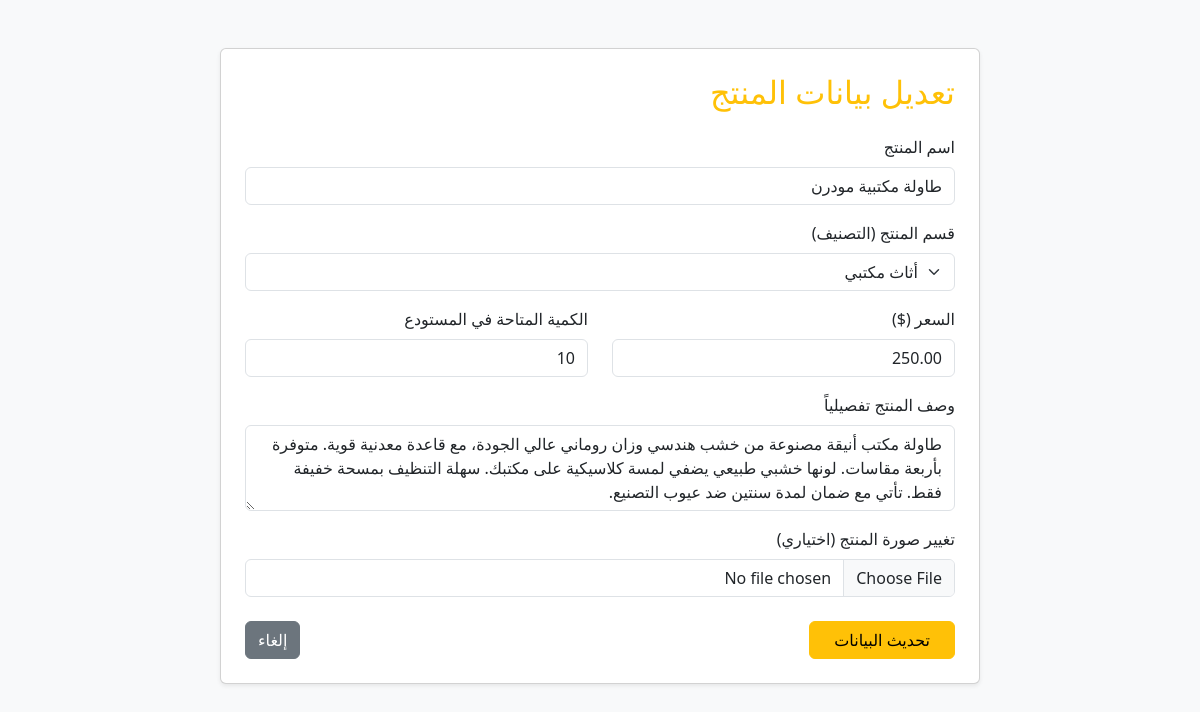
Screenshot of /edit_product.php?id=3 (signed in) with the database file from the repository.
### tables this page shows
CREATE TABLE `products` (
  `id` int(11) NOT NULL,
  `category_id` int(11) DEFAULT NULL,
  `name` varchar(150) NOT NULL,
  `description` text DEFAULT NULL,
  `price` decimal(10,2) NOT NULL,
  `stock_quantity` int(11) NOT NULL,
  `image_url` varchar(255) DEFAULT NULL,
  `image` varchar(255) DEFAULT NULL
);

CREATE TABLE `categories` (
  `id` int(11) NOT NULL,
  `name` varchar(100) NOT NULL,
  `description` text DEFAULT NULL
);

### edit_product.php (the view, shortened to what this page needs)
<?php
include 'config/db.php';
$id = isset($_GET['id']) ? intval($_GET['id']) : 0;
$product_res = $conn->query("SELECT * FROM products WHERE id = $id");
$product = $product_res->fetch_assoc();
$categories = $conn->query("SELECT * FROM categories");
?>
<!DOCTYPE html>
<html lang="ar" dir="rtl">
<head>
    <link href="https://cdn.jsdelivr.net/npm/bootstrap@5.3.0/dist/css/bootstrap.min.css" rel="stylesheet">
</head>
<body class="bg-light">
<div class="container mt-5">
    <div class="row justify-content-center">
        <div class="col-md-8 card p-4 shadow-sm">
            <h2 class="mb-4 text-warning">تعديل بيانات المنتج</h2>
            <form action="edit_product.php?id=<?php echo $id; ?>" method="POST" enctype="multipart/form-data">
                <div class="mb-3">
                    <label class="form-label">اسم المنتج</label>
                    <input type="text" name="name" class="form-control" value="<?php echo $product['name']; ?>" required>
                </div>
                <div class="mb-3">
                    <label class="form-label">قسم المنتج (التصنيف)</label>
                    <select name="category_id" class="form-select" required>
                        <?php while ($cat = $categories->fetch_assoc()): ?>
                            <option value="<?php echo $cat['id']; ?>" <?php echo $cat['id'] == $product['category_id'] ? 'selected' : ''; ?>>
                                <?php echo $cat['name']; ?>
                            </option>
                        <?php endwhile; ?>
                    </select>
                </div>
                <div class="row mb-3">
                    <div class="col-md-6">
                        <label class="form-label">السعر ($)</label>
                        <input type="number" step="0.01" name="price" class="form-control" value="<?php echo $product['price']; ?>" required>
                    </div>
                    <div class="col-md-6">
                        <label class="form-label">الكمية المتاحة في المستودع</label>
                        <input type="number" name="stock_quantity" class="form-control" value="<?php echo $product['stock_quantity']; ?>" required>
                    </div>
                </div>
                <div class="mb-3">
                    <label class="form-label">وصف المنتج تفصيلياً</label>
                    <textarea name="description" class="form-control" rows="3"><?php echo $product['description']; ?></textarea>
                </div>
                <div class="mb-4">
                    <label class="form-label">تغيير صورة المنتج (اختياري)</label>
                    <input type="file" name="product_image" class="form-control">
                </div>
                <div class="d-flex justify-content-between">
                    <button type="submit" class="btn btn-warning px-4">تحديث البيانات</button>
                    <a href="admin_dashboard.php" class="btn btn-secondary">إلغاء</a>
                </div>
            </form>
        </div>
    </div>
</div>
</body>
</html>

### rows the page displays
products: name "طاولة مكتبية مودرن", category_id "أثاث مكتبي", price "250.00", stock_quantity "10", description "طاولة مكتب أنيقة مصنوعة من خشب هندسي وزان روماني عالي الجودة، مع قاعدة معدنية قوية. متوفرة بأربعة مقاسات. لونها خشبي طبيعي يضفي لمسة كلاسيكية على مكتبك. سهلة التنظيف بمسحة خفيفة فقط. تأتي مع ضمان لمدة سنتين ضد عيوب التصنيع."
